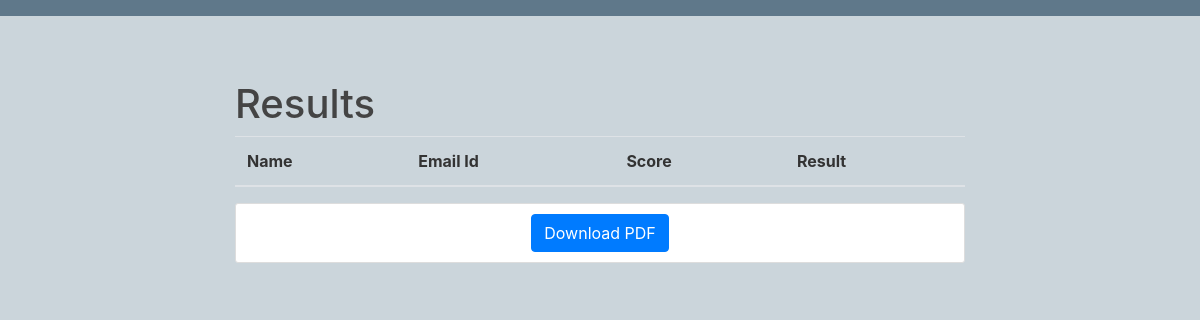
Before: /company with the older database file.
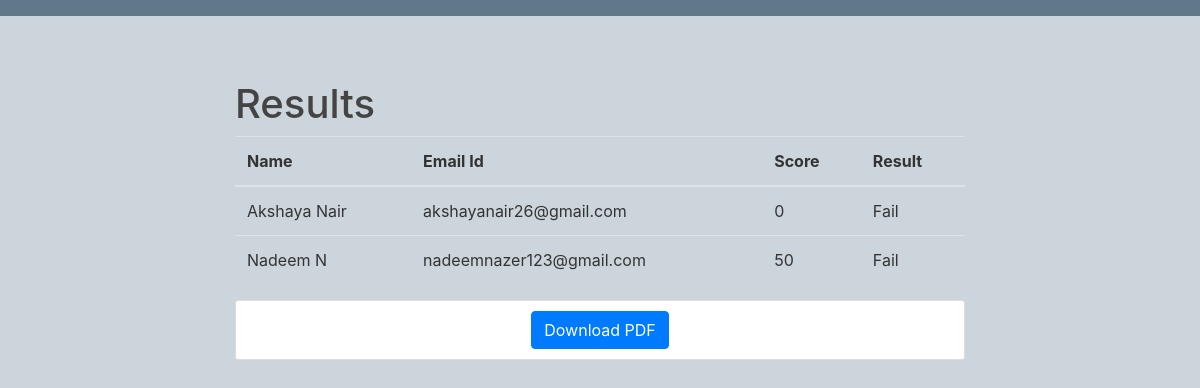
After: the same page with the newer database file.
### irecruit/models.py (models this page shows, shortened)
class User(db.Model, UserMixin):
    id = db.Column(db.Integer, primary_key=True)
    firstname = db.Column(db.String(20), nullable=False)
    lastname = db.Column(db.String(20), nullable=False)
    dob = db.Column(db.String(10), nullable=False)
    user_id = db.Column(db.Integer, db.ForeignKey('admin.id'), unique=True)
    skill = db.relationship('Skill', backref='user', lazy=True)

class Admin(db.Model, UserMixin):
    id = db.Column(db.Integer, primary_key=True)
    email = db.Column(db.String(120), unique=True, nullable=False)
    image_file = db.Column(db.String(20), nullable=False, default='default.jpg')
    password = db.Column(db.String(60), nullable=False)
    user = db.relationship('User', backref='admin', uselist=False)
    score = db.Column(db.Integer, default=0)

### irecruit/route.py (the view)
@app.route('/company')
def company():
    users = Admin.query.all()
    usr = User.query.all()
    return render_template('company.html', title='Company', users=users, usr=usr)

### irecruit/templates/company.html (shortened to what this page needs)
{% extends "layout.html" %}
{% block content %}
    <h1>Results</h1>
    <div class="table-responsive" id="tab">
        <table class="table">
 <thead>
  <th>Name</th>
 <th>Email Id</th>
 <th>Score</th>
 <th>Result</th>
 </thead>
 <tbody>
 {% for user in users %}
    <tr>
        {% if usr.id == users.id %}
            {% for u in usr %}
            {% if u.id == user.id %}
       <td>{{ u.firstname }}  {{ u.lastname }}</td>
                {% endif %}
            {% endfor %}
        <td> {{ user.email }}</td>
        <td>{{ user.score }}</td>
        {% if user.score > 50 %}
            <td>Pass</td>
            {% else %}
            <td>Fail</td>
        {% endif %}
        {% endif %}
    </tr>
 {% endfor %}
 </tbody>
 </table>
</div>
    <div class="content-section" align="center">
        <input type="button" value="Download PDF" class="btn btn-primary"
            id="btPrint" onclick="createPDF()"/>
    </div>
{% endblock content %}

### irecruit/templates/layout.html (shortened to what this page needs)
<!DOCTYPE html>
<html>
<head>
    <link rel="stylesheet" href="https://maxcdn.bootstrapcdn.com/bootstrap/4.0.0/css/bootstrap.min.css">
    <link rel="stylesheet" type="text/css" href="static/css/main1.css">
</head>
<body class="image">
    <header class="site-header">
      <nav class="navbar navbar-expand-md navbar-dark bg-steel fixed-top">
      </nav>
    </header>
    <main role="main" class="container">
      <div class="row">
        <div class="col-md-8 offset-md-2">
          {% block content %}{% endblock %}
        </div>
      </div>
    </main>
</body>
</html>

### irecruit/static/css/main1.css (style rules this page uses)
body { background: #fafafa; color: #333333; margin-top: 5rem; }
h1, h2, h3, h4, h5, h6 { color: #444444; }
.bg-steel { background-color: #5f788a; }
.content-section { background: #ffffff; padding: 10px 20px; border: 1px solid #dddddd; border-radius: 3px; margin-bottom: 20px; }

### irecruit/templates/layout.html (style rules this page uses)
.image { width: 100%; height: auto; background-color: #cbd5db; background-repeat: no-repeat; background-size: cover; }

Changed rows visible on the page:
added Admin: email "akshayanair26@gmail.com", score "0", shows "Fail"
added User: firstname "Akshaya", lastname "Nair", shown under "akshayanair26@gmail.com"
added Admin: email "nadeemnazer123@gmail.com", score "50", shows "Fail"
added User: firstname "Nadeem", lastname "N", shown under "nadeemnazer123@gmail.com"
